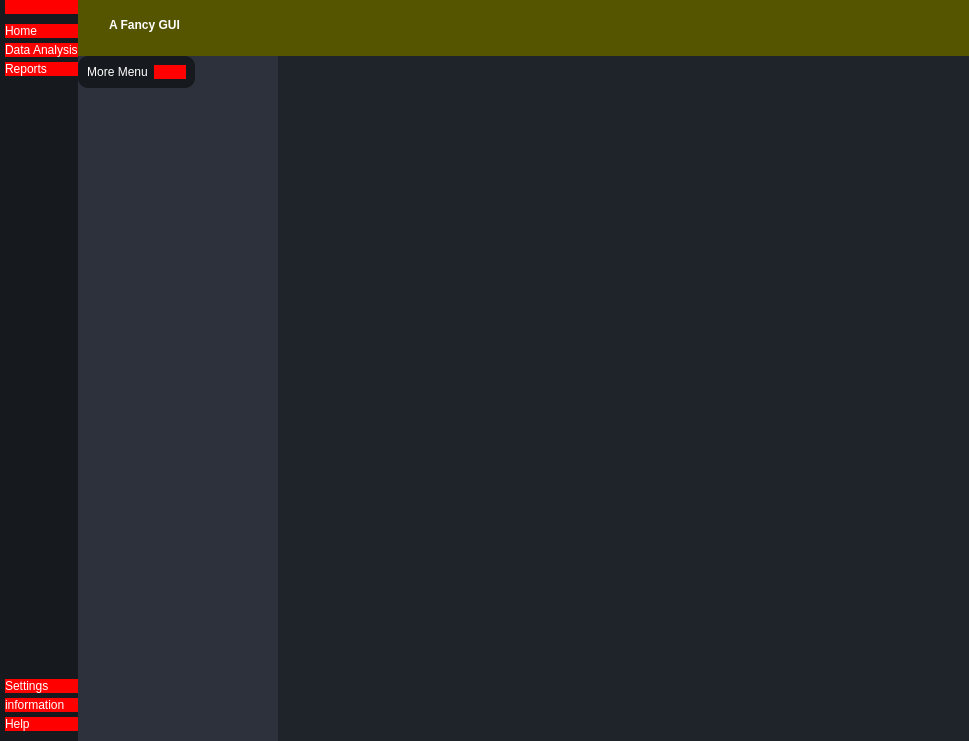
<?xml version="1.0" encoding="UTF-8"?>
<ui version="4.0">
 <class>MainWindow</class>
 <widget class="QMainWindow" name="MainWindow">
  <property name="geometry">
   <rect>
    <x>0</x>
    <y>0</y>
    <width>969</width>
    <height>741</height>
   </rect>
  </property>
  <property name="windowTitle">
   <string>MainWindow</string>
  </property>
  <property name="styleSheet">
   <string notr="true">* {
	border: none;
	/* next line hides the background*/
	background-color: transparent;
	/* next line hides the menu*/
	background: transparent;
	padding: 0;
	margin: 0;
	color: #fff;
}

#centralwidget {
	background-color: #1f232a;
}

#leftmenusubcontainer {
	background-color: #16191d;
}

#leftmenusubcontainer QPushButton {
	text-align: left;
	padding 5px 10px;
	border-top-left-radius: 10px;
	border-bottom-left-radius: 10px;
}

#centerMenuSubContainer {
	background-color: #2c313c;
}

#frame_4 {
	background-color: #16191d;
	border-radius: 10px;
}</string>
  </property>
  <widget class="QWidget" name="centralwidget">
   <layout class="QHBoxLayout" name="horizontalLayout">
    <property name="spacing">
     <number>0</number>
    </property>
    <property name="leftMargin">
     <number>0</number>
    </property>
    <property name="topMargin">
     <number>0</number>
    </property>
    <property name="rightMargin">
     <number>0</number>
    </property>
    <property name="bottomMargin">
     <number>0</number>
    </property>
    <item alignment="Qt::AlignLeft">
     <widget class="QWidget" name="leftmenucontainer" native="true">
      <layout class="QVBoxLayout" name="verticalLayout">
       <property name="spacing">
        <number>0</number>
       </property>
       <property name="leftMargin">
        <number>0</number>
       </property>
       <property name="topMargin">
        <number>0</number>
       </property>
       <property name="rightMargin">
        <number>0</number>
       </property>
       <property name="bottomMargin">
        <number>0</number>
       </property>
       <item alignment="Qt::AlignLeft">
        <widget class="QWidget" name="leftmenusubcontainer" native="true">
         <layout class="QVBoxLayout" name="verticalLayout_2">
          <property name="spacing">
           <number>0</number>
          </property>
          <property name="leftMargin">
           <number>5</number>
          </property>
          <property name="topMargin">
           <number>0</number>
          </property>
          <property name="rightMargin">
           <number>0</number>
          </property>
          <property name="bottomMargin">
           <number>0</number>
          </property>
          <item alignment="Qt::AlignTop">
           <widget class="QFrame" name="frame">
            <property name="frameShape">
             <enum>QFrame::StyledPanel</enum>
            </property>
            <property name="frameShadow">
             <enum>QFrame::Raised</enum>
            </property>
            <layout class="QHBoxLayout" name="horizontalLayout_2">
             <property name="spacing">
              <number>0</number>
             </property>
             <property name="leftMargin">
              <number>0</number>
             </property>
             <property name="topMargin">
              <number>0</number>
             </property>
             <property name="rightMargin">
              <number>0</number>
             </property>
             <property name="bottomMargin">
              <number>0</number>
             </property>
             <item>
              <widget class="QPushButton" name="menuBtn">
               <property name="toolTip">
                <string>Menu</string>
               </property>
               <property name="styleSheet">
                <string notr="true">background-color: red;</string>
               </property>
               <property name="text">
                <string/>
               </property>
               <property name="icon">
                <iconset resource="resources.qrc">
                 <normaloff>:/icons/icons/align-justify.svg</normaloff>:/icons/icons/align-justify.svg</iconset>
               </property>
              </widget>
             </item>
            </layout>
           </widget>
          </item>
          <item alignment="Qt::AlignTop">
           <widget class="QFrame" name="frame_2">
            <property name="sizePolicy">
             <sizepolicy hsizetype="Preferred" vsizetype="Preferred">
              <horstretch>0</horstretch>
              <verstretch>0</verstretch>
             </sizepolicy>
            </property>
            <property name="frameShape">
             <enum>QFrame::StyledPanel</enum>
            </property>
            <property name="frameShadow">
             <enum>QFrame::Raised</enum>
            </property>
            <layout class="QVBoxLayout" name="verticalLayout_3">
             <property name="spacing">
              <number>5</number>
             </property>
             <property name="leftMargin">
              <number>0</number>
             </property>
             <property name="topMargin">
              <number>10</number>
             </property>
             <property name="rightMargin">
              <number>0</number>
             </property>
             <property name="bottomMargin">
              <number>10</number>
             </property>
             <item>
              <widget class="QPushButton" name="homeBtn">
               <property name="toolTip">
                <string>Home</string>
               </property>
               <property name="styleSheet">
                <string notr="true">background-color: red;</string>
               </property>
               <property name="text">
                <string>Home</string>
               </property>
               <property name="icon">
                <iconset resource="resources.qrc">
                 <normaloff>:/icons/icons/home.svg</normaloff>:/icons/icons/home.svg</iconset>
               </property>
              </widget>
             </item>
             <item>
              <widget class="QPushButton" name="dataBtn">
               <property name="toolTip">
                <string>Data Analysis</string>
               </property>
               <property name="styleSheet">
                <string notr="true">background-color: red;</string>
               </property>
               <property name="text">
                <string>Data Analysis</string>
               </property>
               <property name="icon">
                <iconset resource="resources.qrc">
                 <normaloff>:/icons/icons/list.svg</normaloff>:/icons/icons/list.svg</iconset>
               </property>
              </widget>
             </item>
             <item>
              <widget class="QPushButton" name="reportsBtn">
               <property name="toolTip">
                <string>Reports</string>
               </property>
               <property name="styleSheet">
                <string notr="true">background-color: red;</string>
               </property>
               <property name="text">
                <string>Reports</string>
               </property>
               <property name="icon">
                <iconset resource="resources.qrc">
                 <normaloff>:/icons/icons/printer.svg</normaloff>:/icons/icons/printer.svg</iconset>
               </property>
              </widget>
             </item>
            </layout>
           </widget>
          </item>
          <item>
           <spacer name="verticalSpacer">
            <property name="orientation">
             <enum>Qt::Vertical</enum>
            </property>
            <property name="sizeHint" stdset="0">
             <size>
              <width>20</width>
              <height>40</height>
             </size>
            </property>
           </spacer>
          </item>
          <item alignment="Qt::AlignBottom">
           <widget class="QFrame" name="frame_3">
            <property name="frameShape">
             <enum>QFrame::StyledPanel</enum>
            </property>
            <property name="frameShadow">
             <enum>QFrame::Raised</enum>
            </property>
            <layout class="QVBoxLayout" name="verticalLayout_4">
             <property name="spacing">
              <number>5</number>
             </property>
             <property name="leftMargin">
              <number>0</number>
             </property>
             <property name="topMargin">
              <number>10</number>
             </property>
             <property name="rightMargin">
              <number>0</number>
             </property>
             <property name="bottomMargin">
              <number>10</number>
             </property>
             <item>
              <widget class="QPushButton" name="settingsBtn">
               <property name="toolTip">
                <string>Settings</string>
               </property>
               <property name="styleSheet">
                <string notr="true">background-color: red;</string>
               </property>
               <property name="text">
                <string>Settings</string>
               </property>
               <property name="icon">
                <iconset resource="resources.qrc">
                 <normaloff>:/icons/icons/settings.svg</normaloff>:/icons/icons/settings.svg</iconset>
               </property>
              </widget>
             </item>
             <item>
              <widget class="QPushButton" name="infoBtn">
               <property name="toolTip">
                <string>Information</string>
               </property>
               <property name="styleSheet">
                <string notr="true">background-color: red;</string>
               </property>
               <property name="text">
                <string>information</string>
               </property>
               <property name="icon">
                <iconset resource="resources.qrc">
                 <normaloff>:/icons/icons/info.svg</normaloff>:/icons/icons/info.svg</iconset>
               </property>
              </widget>
             </item>
             <item>
              <widget class="QPushButton" name="helpBtn">
               <property name="toolTip">
                <string>Help</string>
               </property>
               <property name="styleSheet">
                <string notr="true">background-color: red;</string>
               </property>
               <property name="text">
                <string>Help</string>
               </property>
               <property name="icon">
                <iconset resource="resources.qrc">
                 <normaloff>:/icons/icons/help-circle.svg</normaloff>:/icons/icons/help-circle.svg</iconset>
               </property>
              </widget>
             </item>
            </layout>
           </widget>
          </item>
         </layout>
        </widget>
       </item>
      </layout>
     </widget>
    </item>
    <item>
     <widget class="QWidget" name="centerMenuContainer" native="true">
      <property name="minimumSize">
       <size>
        <width>200</width>
        <height>0</height>
       </size>
      </property>
      <layout class="QVBoxLayout" name="verticalLayout_5">
       <property name="spacing">
        <number>0</number>
       </property>
       <property name="leftMargin">
        <number>0</number>
       </property>
       <property name="topMargin">
        <number>0</number>
       </property>
       <property name="rightMargin">
        <number>0</number>
       </property>
       <property name="bottomMargin">
        <number>0</number>
       </property>
       <item>
        <widget class="QWidget" name="mainbodycontainer" native="true">
         <property name="sizePolicy">
          <sizepolicy hsizetype="Expanding" vsizetype="Preferred">
           <horstretch>0</horstretch>
           <verstretch>0</verstretch>
          </sizepolicy>
         </property>
         <property name="minimumSize">
          <size>
           <width>0</width>
           <height>0</height>
          </size>
         </property>
         <property name="font">
          <font>
           <pointsize>13</pointsize>
          </font>
         </property>
         <property name="styleSheet">
          <string notr="true">background-color: rgb(85,85,0);</string>
         </property>
         <layout class="QVBoxLayout" name="verticalLayout_8">
          <item alignment="Qt::AlignTop">
           <widget class="QWidget" name="headerContainer" native="true">
            <layout class="QHBoxLayout" name="horizontalLayout_6">
             <item alignment="Qt::AlignLeft">
              <widget class="QFrame" name="frame_5">
               <property name="sizePolicy">
                <sizepolicy hsizetype="Preferred" vsizetype="Preferred">
                 <horstretch>0</horstretch>
                 <verstretch>0</verstretch>
                </sizepolicy>
               </property>
               <property name="frameShape">
                <enum>QFrame::StyledPanel</enum>
               </property>
               <property name="frameShadow">
                <enum>QFrame::Raised</enum>
               </property>
               <layout class="QHBoxLayout" name="horizontalLayout_7">
                <property name="spacing">
                 <number>6</number>
                </property>
                <property name="leftMargin">
                 <number>0</number>
                </property>
                <property name="topMargin">
                 <number>0</number>
                </property>
                <property name="rightMargin">
                 <number>0</number>
                </property>
                <property name="bottomMargin">
                 <number>0</number>
                </property>
                <item>
                 <widget class="QLabel" name="label_5">
                  <property name="maximumSize">
                   <size>
                    <width>40</width>
                    <height>40</height>
                   </size>
                  </property>
                  <property name="text">
                   <string/>
                  </property>
                  <property name="pixmap">
                   <pixmap resource="resources.qrc">:/images/images/fire.png</pixmap>
                  </property>
                  <property name="scaledContents">
                   <bool>true</bool>
                  </property>
                 </widget>
                </item>
                <item>
                 <widget class="QLabel" name="label_6">
                  <property name="font">
                   <font>
                    <weight>75</weight>
                    <bold>true</bold>
                   </font>
                  </property>
                  <property name="text">
                   <string>A Fancy GUI</string>
                  </property>
                 </widget>
                </item>
               </layout>
              </widget>
             </item>
             <item alignment="Qt::AlignHCenter">
              <widget class="QFrame" name="frame_6">
               <property name="frameShape">
                <enum>QFrame::StyledPanel</enum>
               </property>
               <property name="frameShadow">
                <enum>QFrame::Raised</enum>
               </property>
               <layout class="QHBoxLayout" name="horizontalLayout_8">
                <property name="leftMargin">
                 <number>0</number>
                </property>
                <property name="topMargin">
                 <number>0</number>
                </property>
                <property name="rightMargin">
                 <number>0</number>
                </property>
                <property name="bottomMargin">
                 <number>0</number>
                </property>
                <item>
                 <widget class="QPushButton" name="pushButton_5">
                  <property name="text">
                   <string/>
                  </property>
                  <property name="icon">
                   <iconset resource="resources.qrc">
                    <normaloff>:/icons/icons/user.svg</normaloff>:/icons/icons/user.svg</iconset>
                  </property>
                 </widget>
                </item>
                <item>
                 <widget class="QPushButton" name="pushButton_6">
                  <property name="text">
                   <string/>
                  </property>
                  <property name="icon">
                   <iconset resource="resources.qrc">
                    <normaloff>:/icons/icons/more-horizontal.svg</normaloff>:/icons/icons/more-horizontal.svg</iconset>
                  </property>
                 </widget>
                </item>
               </layout>
              </widget>
             </item>
             <item alignment="Qt::AlignRight">
              <widget class="QFrame" name="frame_7">
               <property name="frameShape">
                <enum>QFrame::StyledPanel</enum>
               </property>
               <property name="frameShadow">
                <enum>QFrame::Raised</enum>
               </property>
               <layout class="QHBoxLayout" name="horizontalLayout_5">
                <property name="leftMargin">
                 <number>0</number>
                </property>
                <property name="topMargin">
                 <number>0</number>
                </property>
                <property name="rightMargin">
                 <number>0</number>
                </property>
                <property name="bottomMargin">
                 <number>0</number>
                </property>
                <item>
                 <widget class="QPushButton" name="pushButton_2">
                  <property name="text">
                   <string/>
                  </property>
                  <property name="icon">
                   <iconset resource="resources.qrc">
                    <normaloff>:/icons/icons/minus.svg</normaloff>:/icons/icons/minus.svg</iconset>
                  </property>
                 </widget>
                </item>
                <item>
                 <widget class="QPushButton" name="pushButton_4">
                  <property name="text">
                   <string/>
                  </property>
                  <property name="icon">
                   <iconset resource="resources.qrc">
                    <normaloff>:/icons/icons/square.svg</normaloff>:/icons/icons/square.svg</iconset>
                  </property>
                 </widget>
                </item>
                <item>
                 <widget class="QPushButton" name="pushButton_3">
                  <property name="text">
                   <string/>
                  </property>
                  <property name="icon">
                   <iconset resource="resources.qrc">
                    <normaloff>:/icons/icons/x.svg</normaloff>:/icons/icons/x.svg</iconset>
                  </property>
                 </widget>
                </item>
               </layout>
              </widget>
             </item>
            </layout>
           </widget>
          </item>
          <item>
           <widget class="QWidget" name="mainBodyContent" native="true"/>
          </item>
         </layout>
        </widget>
       </item>
       <item alignment="Qt::AlignLeft">
        <widget class="QWidget" name="centerMenuSubContainer" native="true">
         <property name="minimumSize">
          <size>
           <width>200</width>
           <height>0</height>
          </size>
         </property>
         <layout class="QHBoxLayout" name="horizontalLayout_4">
          <property name="spacing">
           <number>0</number>
          </property>
          <property name="leftMargin">
           <number>0</number>
          </property>
          <property name="topMargin">
           <number>0</number>
          </property>
          <property name="rightMargin">
           <number>0</number>
          </property>
          <property name="bottomMargin">
           <number>0</number>
          </property>
          <item alignment="Qt::AlignTop">
           <widget class="QFrame" name="frame_4">
            <property name="frameShape">
             <enum>QFrame::StyledPanel</enum>
            </property>
            <property name="frameShadow">
             <enum>QFrame::Raised</enum>
            </property>
            <layout class="QHBoxLayout" name="horizontalLayout_3">
             <item>
              <widget class="QLabel" name="label">
               <property name="styleSheet">
                <string notr="true"/>
               </property>
               <property name="text">
                <string>More Menu</string>
               </property>
               <property name="alignment">
                <set>Qt::AlignCenter</set>
               </property>
              </widget>
             </item>
             <item alignment="Qt::AlignRight">
              <widget class="QPushButton" name="pushButton">
               <property name="styleSheet">
                <string notr="true">background-color: red;</string>
               </property>
               <property name="text">
                <string/>
               </property>
               <property name="icon">
                <iconset resource="resources.qrc">
                 <normaloff>:/icons/icons/x-circle.svg</normaloff>:/icons/icons/x-circle.svg</iconset>
               </property>
              </widget>
             </item>
            </layout>
           </widget>
          </item>
          <item>
           <widget class="QStackedWidget" name="stackedWidget">
            <property name="minimumSize">
             <size>
              <width>0</width>
              <height>0</height>
             </size>
            </property>
            <property name="currentIndex">
             <number>2</number>
            </property>
            <widget class="QWidget" name="page">
             <layout class="QVBoxLayout" name="verticalLayout_6">
              <item>
               <widget class="QLabel" name="label_2">
                <property name="styleSheet">
                 <string notr="true">background-color: blue;</string>
                </property>
                <property name="text">
                 <string>Settings</string>
                </property>
                <property name="alignment">
                 <set>Qt::AlignCenter</set>
                </property>
               </widget>
              </item>
             </layout>
            </widget>
            <widget class="QWidget" name="page_2">
             <layout class="QVBoxLayout" name="verticalLayout_7">
              <item>
               <widget class="QLabel" name="label_3">
                <property name="styleSheet">
                 <string notr="true">background-color: green;</string>
                </property>
                <property name="text">
                 <string>Information</string>
                </property>
               </widget>
              </item>
             </layout>
            </widget>
            <widget class="QWidget" name="page_3">
             <widget class="QLabel" name="label_4">
              <property name="geometry">
               <rect>
                <x>110</x>
                <y>390</y>
                <width>65</width>
                <height>18</height>
               </rect>
              </property>
              <property name="styleSheet">
               <string notr="true">background-color: orange;</string>
              </property>
              <property name="text">
               <string>Help</string>
              </property>
             </widget>
            </widget>
           </widget>
          </item>
         </layout>
         <zorder>stackedWidget</zorder>
         <zorder>frame_4</zorder>
        </widget>
       </item>
      </layout>
     </widget>
    </item>
   </layout>
  </widget>
 </widget>
 <resources>
  <include location="resources.qrc"/>
 </resources>
 <connections/>
</ui>
